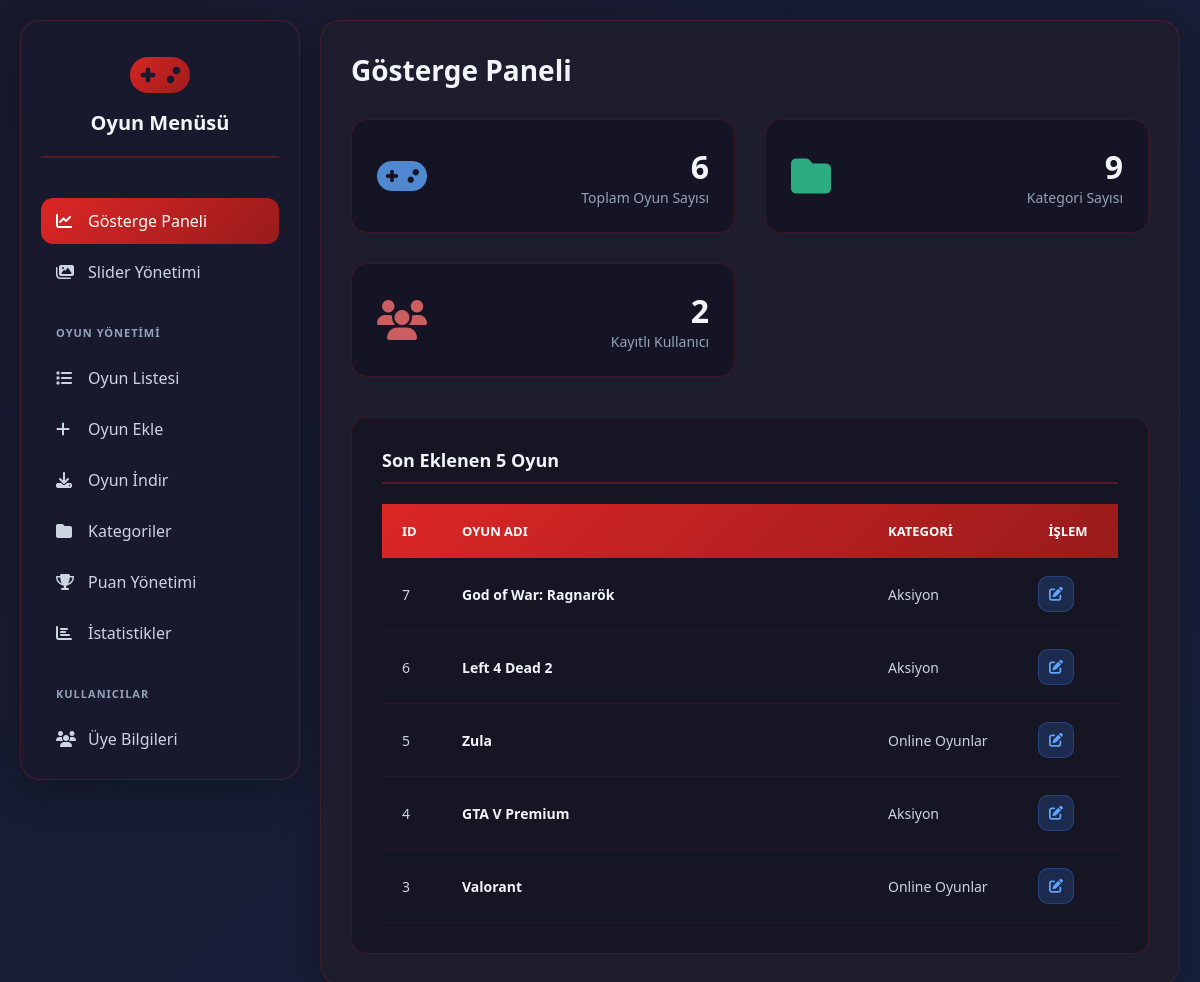
/admin, run on an earlier commit of the app's database.
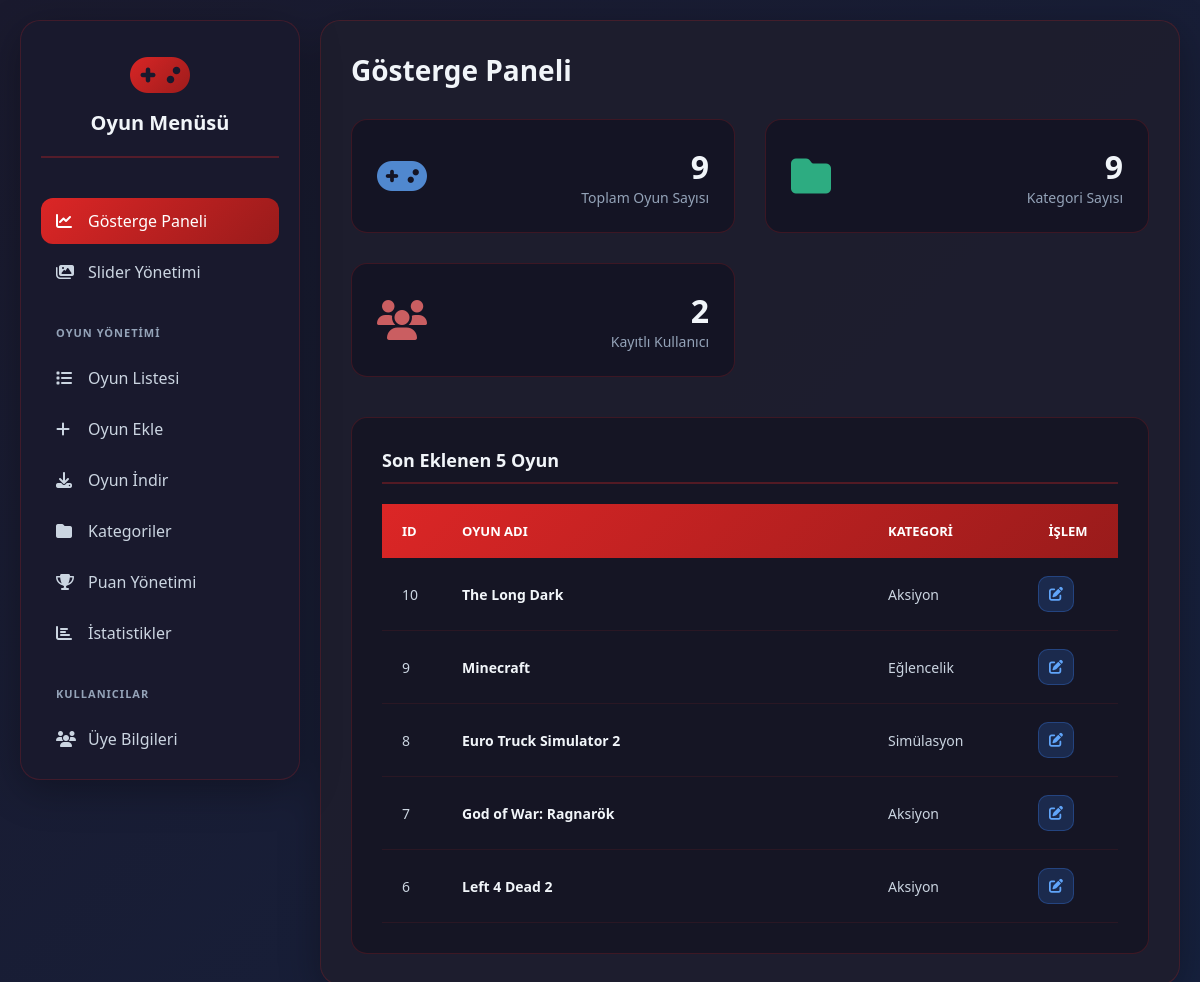
And on a later commit of the database.
### tables this page shows
CREATE TABLE games (
            id INTEGER PRIMARY KEY AUTOINCREMENT,
            oyun_adi TEXT NOT NULL,
            aciklama TEXT,
            cover_image TEXT,
            youtube_id TEXT,
            save_yolu TEXT,
            calistirma_tipi TEXT NOT NULL,
            calistirma_verisi TEXT NOT NULL,
            cikis_yili TEXT,
            pegi TEXT,
            category_id INTEGER,
            average_rating REAL NOT NULL DEFAULT 0,
            rating_count INTEGER NOT NULL DEFAULT 0, click_count INTEGER NOT NULL DEFAULT 0, launch_script TEXT, yuzde_yuz_save_path TEXT,
            FOREIGN KEY (category_id) REFERENCES categories (id)
        );

CREATE TABLE categories (
            id INTEGER PRIMARY KEY AUTOINCREMENT,
            name TEXT NOT NULL UNIQUE
        , icon TEXT);

### app.py (the view)
@app.route('/admin')
def admin_index():
    conn = get_db_connection()
    game_count = conn.execute('SELECT COUNT(*) FROM games').fetchone()[0]
    category_count = conn.execute('SELECT COUNT(*) FROM categories').fetchone()[0]
    user_count = conn.execute('SELECT COUNT(*) FROM users').fetchone()[0]
    stats = {'game_count': game_count, 'category_count': category_count, 'user_count': user_count}
    query = """
    SELECT g.id, g.oyun_adi, c.name as category_name FROM games g
    LEFT JOIN categories c ON g.category_id = c.id ORDER BY g.id DESC LIMIT 5
    """
    recent_games = conn.execute(query).fetchall()
    conn.close()
    recent_games_list = [dict(game) for game in recent_games]
    return render_template('index.html', stats=stats, recent_games=recent_games_list)

### app.py (called while the page is built)
def get_db_connection():
    conn = sqlite3.connect(DATABASE, check_same_thread=False)
    conn.row_factory = sqlite3.Row
    return conn

### templates/index.html (shortened to what this page needs)
{% extends 'base_admin.html' %}
{% block content %}
    <div class="header">
        <h1>Gösterge Paneli</h1>
    </div>
    <div class="stats-grid">
        <div class="stat-card stat-games">
            <div class="stat-icon"><i class="fas fa-gamepad"></i></div>
            <div class="stat-info">
                <div class="stat-value">{{ stats.game_count }}</div>
                <div class="stat-label">Toplam Oyun Sayısı</div>
            </div>
        </div>
        <div class="stat-card stat-categories">
            <div class="stat-icon"><i class="fas fa-folder"></i></div>
            <div class="stat-info">
                <div class="stat-value">{{ stats.category_count }}</div>
                <div class="stat-label">Kategori Sayısı</div>
            </div>
        </div>
        <div class="stat-card stat-users">
            <div class="stat-icon"><i class="fas fa-users"></i></div>
            <div class="stat-info">
                <div class="stat-value">{{ stats.user_count }}</div>
                <div class="stat-label">Kayıtlı Kullanıcı</div>
            </div>
        </div>
    </div>
    <div class="form-container">
        <div class="section-title">Son Eklenen 5 Oyun</div>
        {% if recent_games %}
            <table class="recent-games-table">
                <thead>
                    <tr>
                        <th style="width: 60px;">ID</th>
                        <th>Oyun Adı</th>
                        <th style="width: 150px;">Kategori</th>
                        <th style="width: 100px; text-align: center;">İşlem</th>
                    </tr>
                </thead>
                <tbody>
                    {% for game in recent_games %}
                    <tr>
                        <td>{{ game.id }}</td>
                        <td class="game-name">{{ game.oyun_adi }}</td>
                        <td>
                            <span class="badge badge-{{ 'uncategorized' if not game.category_name else 'default' }}">
                                {{ game.category_name or 'Kategorisiz' }}
                            </span>
                        </td>
                        <td style="text-align: center;">
                            <a href="{{ url_for('edit_game', game_id=game.id) }}" class="btn-icon btn-edit" title="Düzenle">
                                <i class="fas fa-edit"></i>
                            </a>
                        </td>
                    </tr>
                    {% endfor %}
                </tbody>
            </table>
        {% else %}
            <p style="color: #94a3b8; text-align: center;">Henüz sisteme eklenmiş bir oyun bulunmamaktadır. Hemen bir oyun ekleyin!</p>
        {% endif %}
    </div>
{% endblock %}

What changed in the data, as far as the page shows it:
no longer on this page (row unchanged): games: id "5", oyun_adi "Zula", name "Online Oyunlar"
no longer on this page (row unchanged): games: id "4", oyun_adi "GTA V Premium", name "Aksiyon"
no longer on this page (row unchanged): games: id "3", oyun_adi "Valorant", name "Online Oyunlar"
added games: id "10", oyun_adi "The Long Dark", name "Aksiyon"
added games: id "9", oyun_adi "Minecraft", name "Eğlencelik"
added games: id "8", oyun_adi "Euro Truck Simulator 2", name "Simülasyon"
Also different on the page:
{{ stats.game_count }}: "6" → "9"
